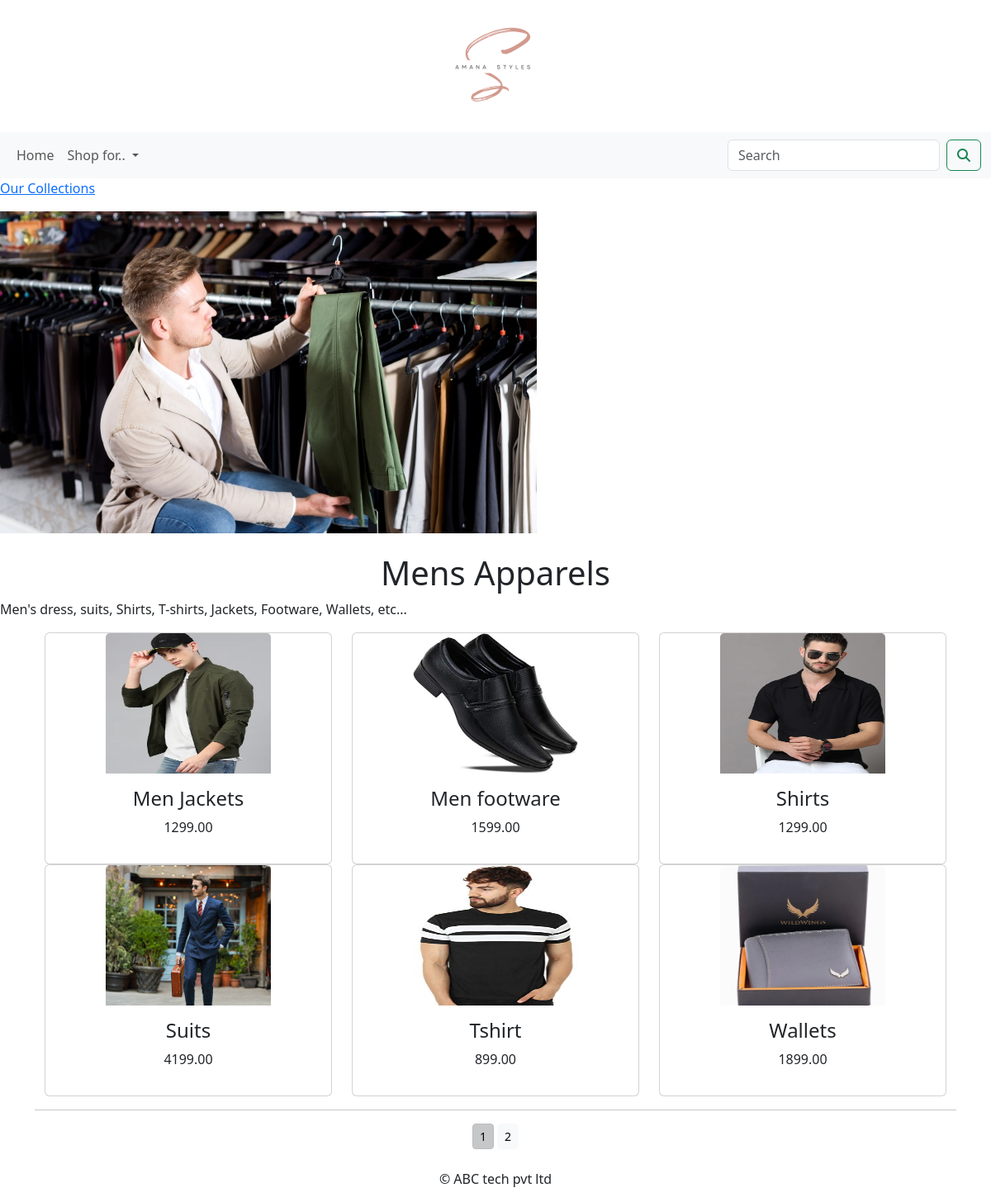
Page /shop/mens-apparels/ on the committed database.
### shopapp/models.py (models this page shows, shortened)
class Category(models.Model):
    name=models.CharField(max_length=250,unique=True)
    slug=models.SlugField(max_length=250,unique=True)
    desc=models.TextField(blank=True)
    image=models.ImageField(upload_to='category',blank=True)
    class Meta:
       ordering=('name',)
       verbose_name='category'
       verbose_name_plural='categories'
    def get_url(self):
        return reverse('shopapp:products_by_category',args=[self.slug])

class Product(models.Model):
    name=models.CharField(max_length=250,unique=True)
    slug=models.SlugField(max_length=250,unique=True)
    descr=models.TextField(blank=True)
    price=models.DecimalField(max_digits=10,decimal_places=2)
    category=models.ForeignKey(Category,on_delete=models.CASCADE)
    image=models.ImageField(upload_to='product',blank=True)
    stock=models.IntegerField()
    available=models.BooleanField(default=True)
    created=models.DateTimeField(auto_now_add=True)
    updated=models.DateTimeField(auto_now=True)
    def get_url(self):
        return reverse('shopapp:ProdCatDetail',args=(self.category.slug,self.slug,))
    class Meta:
        ordering=('name',)
        verbose_name='product'
        verbose_name_plural='products'

### shopapp/views.py (the view)
# urls.py: path('',views.allProdCat,name='allProdCat'),
def allProdCat(request,c_slug=None):
    c_page=None
    products_list=None
    if c_slug != None:
        c_page=get_object_or_404(Category,slug=c_slug)
        products_list=Product.objects.all().filter(category=c_page,available=True)
    else:
        products_list=Product.objects.all().filter(available=True)
    paginator=Paginator(products_list,6)
    try:
        page=int(request.GET.get('page','1'))
    except:
        page=1
    try:
        products=paginator.page(page)
    except (EmptyPage,InvalidPage):
        products=paginator.page(paginator.num_pages)
    return render(request,"category.html",{'category':c_page,'products':products})

### cart_app/context_processors.py (called while the page is built)
def counter(request):
    item_count=0
    if 'admin' in request.path:
        return{}
    else:
        try:
            cart=Cart.objects.filter(cart_id=_cart_id(request))
            cart_items=CartItem.objects.all().filter(cart=cart[ :1])
            for cart_item in cart_items:
                item_count += cart_item.quantity
        except Cart.DoesNotExist:
            item_count = 0
    return dict(item_count=item_count)

### cart_app/views.py (called while the page is built)
def _cart_id(request):
    cart=request.session.session_key
    if not cart:
        cart=request.session.create()
    return cart

### shopapp/context.py (called while the page is built)
def menu_links(request):
    links=Category.objects.all()
    return dict(links=links)

### template/category.html (shortened to what this page needs)
{% extends 'base.html' %}
{% load static %}
{% block content %}
{% if category %}
<div>
    <div class="row my_row_class">
        <div class="mx-auto">
        <p>
            <a href="{% url 'shopapp:allProdCat' %}">Our Collections</a>
        </p>
            </div>
    </div>
</div>
{% endif %}
<div class="mx_auto">
    {% if category %}
        <img class="my_image" src="{{category.image.url}}" alt="{{category.name}}" >
</div>
<br>
<div>
<h1 class="text-center my_title">{{category.name}}</h1>
<p class="text-justify">{{category.desc}}</p>
</div>
    {% endif %}
<div class="container">
    <div class="row mx-auto">
         {% for product in products.object_list %}
        <div class="my_bottom_margin col-6 col-sm-4 col-md-4">
            <div class="card text-center style=min-width:18rem;">
            <a href="{{product.get_url}}"><img class="card-img-top my_image" src="{{product.image.url}}" alt="{{product.name}}" style="width:200px; height:170px"></a>
            <div class="card-body">
                <h4>{{product.name}}</h4>
                <p>{{product.price}}</p>
            </div>
            </div>
        </div>
        {% endfor%}
    </div>
    <div class="mx_auto">
        {% if products.paginator.num_pages > 1 %}
        <hr>
        <div class="text-center">
            {% for pg in products.paginator.page_range %}
            <a href="?page={{pg}}" class="btn btn-light btn-sm {% if products.number == pg %} active {% endif %}">{{pg}}</a>
            {% endfor %}
        </div>
        {% endif %}
    </div>
    <br>
</div>
    {% endblock %}

### template/base.html (shortened to what this page needs)
{% load static %}
<!DOCTYPE html>
<html lang="en">
<head>
    <link href="{% static 'css/bootstrap.min.css' %}" rel="stylesheet">
</head>
<body>
    <div>
        {% include 'header.html' %}
        {% include 'navbar.html' %}
        {% block content %}
        {% endblock %}
    </div>
        {% include 'footer.html' %}
</body>
</html>

### template/header.html
{% load static %}
<header>
    <center>
        <a href="{% url 'shopapp:allProdCat' %}"><img src="{% static 'image/Amana.png' %}" alt="logimage">
    </center>
</header>

### template/navbar.html (shortened to what this page needs)
<nav class="navbar navbar-expand-lg bg-body-tertiary">
    <div class="container-fluid">
      <div class="collapse navbar-collapse" id="navbarSupportedContent">
        <ul class="navbar-nav me-auto mb-2 mb-lg-0">
          <li class="nav-item">
            <a class="nav-link" href="{% url 'shopapp:allProdCat' %}">Home</a>
          </li>
          <li class="nav-item dropdown {% if 'shopapp' in request.path %} active {% endif %}">
            <a class="nav-link dropdown-toggle" href="#" role="button" data-bs-toggle="dropdown" aria-expanded="false">
              Shop for..
            </a>
          </li>
        </ul>
        <form class="d-flex" role="search" action="{% url 'search_app:search_result' %}" method="get">
          <input class="form-control me-2" type="search" placeholder="Search" name="q" aria-label="Search">
          <button class="btn btn-outline-success" type="submit"><i class="fa-solid fa-magnifying-glass"></i></button>
        </form>
    </div>
  </div>
</nav>

### template/footer.html
<div class="footer navbar-fixed-bottom my_footer">
    <p class="text-center">
        &copy; ABC tech pvt ltd
    </p>
</div>

### rows in the picture
Category: image (picture), name "Mens Apparels", desc "Men's dress, suits, Shirts, T-shirts, Jackets, Footware, Wallets, etc..."
Product: image (picture), name "Men Jackets", price "1299.00"
Product: image (picture), name "Men footware", price "1599.00"
Product: image (picture), name "Shirts", price "1299.00"
Product: image (picture), name "Suits", price "4199.00"
Product: image (picture), name "Tshirt", price "899.00"
Product: image (picture), name "Wallets", price "1899.00"

### other values in the picture
{{ pg }} "1" "2"
